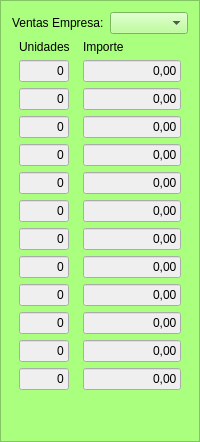
               <widget class="QFrame" name="frame_18">
                <property name="styleSheet">
                 <string notr="true">background-color: rgb(170, 255, 127);</string>
                </property>
                <property name="frameShape">
                 <enum>QFrame::StyledPanel</enum>
                </property>
                <property name="frameShadow">
                 <enum>QFrame::Raised</enum>
                </property>
                <layout class="QGridLayout" name="gridLayout_30">
                 <item row="0" column="0">
                  <widget class="QLabel" name="label_88">
                   <property name="styleSheet">
                    <string notr="true">color: rgb(0, 0, 0);</string>
                   </property>
                   <property name="text">
                    <string>Ventas Empresa:</string>
                   </property>
                  </widget>
                 </item>
                 <item row="1" column="0" rowspan="2" colspan="3">
                  <layout class="QGridLayout" name="gridLayout_31">
                   <item row="0" column="0">
                    <widget class="QLabel" name="label_89">
                     <property name="styleSheet">
                      <string notr="true">color: rgb(0, 0, 0);</string>
                     </property>
                     <property name="text">
                      <string>Unidades</string>
                     </property>
                    </widget>
                   </item>
                   <item row="0" column="1">
                    <widget class="QLabel" name="label_90">
                     <property name="styleSheet">
                      <string notr="true">color: rgb(0, 0, 0);</string>
                     </property>
                     <property name="text">
                      <string>Importe</string>
                     </property>
                    </widget>
                   </item>
                   <item row="1" column="0">
                    <widget class="QLineEdit" name="txtUnid_ventas_enero_3">
                     <property name="maximumSize">
                      <size>
                       <width>50</width>
                       <height>16777215</height>
                      </size>
                     </property>
                     <property name="styleSheet">
                      <string notr="true">color: rgb(0, 0, 0);
background-color: rgb(239, 239, 239);</string>
                     </property>
                     <property name="text">
                      <string>0</string>
                     </property>
                     <property name="alignment">
                      <set>Qt::AlignRight|Qt::AlignTrailing|Qt::AlignVCenter</set>
                     </property>
                    </widget>
                   </item>
                   <item row="1" column="1">
                    <widget class="QLineEdit" name="txtImporte_ventas_enero_3">
                     <property name="maximumSize">
                      <size>
                       <width>98</width>
                       <height>16777215</height>
                      </size>
                     </property>
                     <property name="styleSheet">
                      <string notr="true">color: rgb(0, 0, 0);
background-color: rgb(239, 239, 239);</string>
                     </property>
                     <property name="text">
                      <string>0,00</string>
                     </property>
                     <property name="alignment">
                      <set>Qt::AlignRight|Qt::AlignTrailing|Qt::AlignVCenter</set>
                     </property>
                    </widget>
                   </item>
                   <item row="2" column="0">
                    <widget class="QLineEdit" name="txtUnid_ventas_febrero_3">
                     <property name="maximumSize">
                      <size>
                       <width>50</width>
                       <height>16777215</height>
                      </size>
                     </property>
                     <property name="styleSheet">
                      <string notr="true">color: rgb(0, 0, 0);
background-color: rgb(239, 239, 239);</string>
                     </property>
                     <property name="text">
                      <string>0</string>
                     </property>
                     <property name="alignment">
                      <set>Qt::AlignRight|Qt::AlignTrailing|Qt::AlignVCenter</set>
                     </property>
                    </widget>
                   </item>
                   <item row="2" column="1">
                    <widget class="QLineEdit" name="txtImporte_ventas_febrero_3">
                     <property name="maximumSize">
                      <size>
                       <width>98</width>
                       <height>16777215</height>
                      </size>
                     </property>
                     <property name="styleSheet">
                      <string notr="true">color: rgb(0, 0, 0);
background-color: rgb(239, 239, 239);</string>
                     </property>
                     <property name="text">
                      <string>0,00</string>
                     </property>
                     <property name="alignment">
                      <set>Qt::AlignRight|Qt::AlignTrailing|Qt::AlignVCenter</set>
                     </property>
                    </widget>
                   </item>
                   <item row="3" column="0">
                    <widget class="QLineEdit" name="txtUnid_ventas_marzo_3">
                     <property name="maximumSize">
                      <size>
                       <width>50</width>
                       <height>16777215</height>
                      </size>
                     </property>
                     <property name="styleSheet">
                      <string notr="true">color: rgb(0, 0, 0);
background-color: rgb(239, 239, 239);</string>
                     </property>
                     <property name="text">
                      <string>0</string>
                     </property>
                     <property name="alignment">
                      <set>Qt::AlignRight|Qt::AlignTrailing|Qt::AlignVCenter</set>
                     </property>
                    </widget>
                   </item>
                   <item row="3" column="1">
                    <widget class="QLineEdit" name="txtImporte_ventas_marzo_3">
                     <property name="maximumSize">
                      <size>
                       <width>98</width>
                       <height>16777215</height>
                      </size>
                     </property>
                     <property name="styleSheet">
                      <string notr="true">color: rgb(0, 0, 0);
background-color: rgb(239, 239, 239);</string>
                     </property>
                     <property name="text">
                      <string>0,00</string>
                     </property>
                     <property name="alignment">
                      <set>Qt::AlignRight|Qt::AlignTrailing|Qt::AlignVCenter</set>
                     </property>
                    </widget>
                   </item>
                   <item row="4" column="0">
                    <widget class="QLineEdit" name="txtUnid_ventas_abril_3">
                     <property name="maximumSize">
                      <size>
                       <width>50</width>
                       <height>16777215</height>
                      </size>
                     </property>
                     <property name="styleSheet">
                      <string notr="true">color: rgb(0, 0, 0);
background-color: rgb(239, 239, 239);</string>
                     </property>
                     <property name="text">
                      <string>0</string>
                     </property>
                     <property name="alignment">
                      <set>Qt::AlignRight|Qt::AlignTrailing|Qt::AlignVCenter</set>
                     </property>
                    </widget>
                   </item>
                   <item row="4" column="1">
                    <widget class="QLineEdit" name="txtImporte_ventas_abril_3">
                     <property name="maximumSize">
                      <size>
                       <width>98</width>
                       <height>16777215</height>
                      </size>
                     </property>
                     <property name="styleSheet">
                      <string notr="true">color: rgb(0, 0, 0);
background-color: rgb(239, 239, 239);</string>
                     </property>
                     <property name="text">
                      <string>0,00</string>
                     </property>
                     <property name="alignment">
                      <set>Qt::AlignRight|Qt::AlignTrailing|Qt::AlignVCenter</set>
                     </property>
                    </widget>
                   </item>
                   <item row="5" column="0">
                    <widget class="QLineEdit" name="txtUnid_ventas_mayo_3">
                     <property name="maximumSize">
                      <size>
                       <width>50</width>
                       <height>16777215</height>
                      </size>
                     </property>
                     <property name="styleSheet">
                      <string notr="true">color: rgb(0, 0, 0);
background-color: rgb(239, 239, 239);</string>
                     </property>
                     <property name="text">
                      <string>0</string>
                     </property>
                     <property name="alignment">
                      <set>Qt::AlignRight|Qt::AlignTrailing|Qt::AlignVCenter</set>
                     </property>
                    </widget>
                   </item>
                   <item row="5" column="1">
                    <widget class="QLineEdit" name="txtImporte_ventas_mayo_3">
                     <property name="maximumSize">
                      <size>
                       <width>98</width>
                       <height>16777215</height>
                      </size>
                     </property>
                     <property name="styleSheet">
                      <string notr="true">color: rgb(0, 0, 0);
background-color: rgb(239, 239, 239);</string>
                     </property>
                     <property name="text">
                      <string>0,00</string>
                     </property>
                     <property name="alignment">
                      <set>Qt::AlignRight|Qt::AlignTrailing|Qt::AlignVCenter</set>
                     </property>
                    </widget>
                   </item>
                   <item row="6" column="0">
                    <widget class="QLineEdit" name="txtUnid_ventas_junio_3">
                     <property name="maximumSize">
                      <size>
                       <width>50</width>
                       <height>16777215</height>
                      </size>
                     </property>
                     <property name="styleSheet">
                      <string notr="true">color: rgb(0, 0, 0);
background-color: rgb(239, 239, 239);</string>
                     </property>
                     <property name="text">
                      <string>0</string>
                     </property>
                     <property name="alignment">
                      <set>Qt::AlignRight|Qt::AlignTrailing|Qt::AlignVCenter</set>
                     </property>
                    </widget>
                   </item>
                   <item row="6" column="1">
                    <widget class="QLineEdit" name="txtImporte_ventas_junio_3">
                     <property name="maximumSize">
                      <size>
                       <width>98</width>
                       <height>16777215</height>
                      </size>
                     </property>
                     <property name="styleSheet">
                      <string notr="true">color: rgb(0, 0, 0);
background-color: rgb(239, 239, 239);</string>
                     </property>
                     <property name="text">
                      <string>0,00</string>
                     </property>
                     <property name="alignment">
                      <set>Qt::AlignRight|Qt::AlignTrailing|Qt::AlignVCenter</set>
                     </property>
                    </widget>
                   </item>
                   <item row="7" column="0">
                    <widget class="QLineEdit" name="txtUnid_ventas_julio_3">
                     <property name="maximumSize">
                      <size>
                       <width>50</width>
                       <height>16777215</height>
                      </size>
                     </property>
                     <property name="styleSheet">
                      <string notr="true">color: rgb(0, 0, 0);
background-color: rgb(239, 239, 239);</string>
                     </property>
                     <property name="text">
                      <string>0</string>
                     </property>
                     <property name="alignment">
                      <set>Qt::AlignRight|Qt::AlignTrailing|Qt::AlignVCenter</set>
                     </property>
                    </widget>
                   </item>
                   <item row="7" column="1">
                    <widget class="QLineEdit" name="txtImporte_ventas_julio_3">
                     <property name="maximumSize">
                      <size>
                       <width>98</width>
                       <height>16777215</height>
                      </size>
                     </property>
                     <property name="styleSheet">
                      <string notr="true">color: rgb(0, 0, 0);
background-color: rgb(239, 239, 239);</string>
                     </property>
                     <property name="text">
                      <string>0,00</string>
                     </property>
                     <property name="alignment">
                      <set>Qt::AlignRight|Qt::AlignTrailing|Qt::AlignVCenter</set>
                     </property>
                    </widget>
                   </item>
                   <item row="8" column="0">
                    <widget class="QLineEdit" name="txtUnid_ventas_agosto_3">
                     <property name="maximumSize">
                      <size>
                       <width>50</width>
                       <height>16777215</height>
                      </size>
                     </property>
                     <property name="styleSheet">
                      <string notr="true">color: rgb(0, 0, 0);
background-color: rgb(239, 239, 239);</string>
                     </property>
                     <property name="text">
                      <string>0</string>
                     </property>
                     <property name="alignment">
                      <set>Qt::AlignRight|Qt::AlignTrailing|Qt::AlignVCenter</set>
                     </property>
                    </widget>
                   </item>
                   <item row="8" column="1">
                    <widget class="QLineEdit" name="txtImporte_ventas_agosto_3">
                     <property name="maximumSize">
                      <size>
                       <width>98</width>
                       <height>16777215</height>
                      </size>
                     </property>
                     <property name="styleSheet">
                      <string notr="true">color: rgb(0, 0, 0);
background-color: rgb(239, 239, 239);</string>
                     </property>
                     <property name="text">
                      <string>0,00</string>
                     </property>
                     <property name="alignment">
                      <set>Qt::AlignRight|Qt::AlignTrailing|Qt::AlignVCenter</set>
                     </property>
                    </widget>
                   </item>
                   <item row="9" column="0">
                    <widget class="QLineEdit" name="txtUnid_ventas_septiembre_3">
                     <property name="maximumSize">
                      <size>
                       <width>50</width>
                       <height>16777215</height>
                      </size>
                     </property>
                     <property name="styleSheet">
                      <string notr="true">color: rgb(0, 0, 0);
background-color: rgb(239, 239, 239);</string>
                     </property>
                     <property name="text">
                      <string>0</string>
                     </property>
                     <property name="alignment">
                      <set>Qt::AlignRight|Qt::AlignTrailing|Qt::AlignVCenter</set>
                     </property>
                    </widget>
                   </item>
                   <item row="9" column="1">
                    <widget class="QLineEdit" name="txtImporte_ventas_septiembre_3">
                     <property name="maximumSize">
                      <size>
                       <width>98</width>
                       <height>16777215</height>
                      </size>
                     </property>
                     <property name="styleSheet">
                      <string notr="true">color: rgb(0, 0, 0);
background-color: rgb(239, 239, 239);</string>
                     </property>
                     <property name="text">
                      <string>0,00</string>
                     </property>
                     <property name="alignment">
                      <set>Qt::AlignRight|Qt::AlignTrailing|Qt::AlignVCenter</set>
                     </property>
                    </widget>
                   </item>
                   <item row="10" column="0">
                    <widget class="QLineEdit" name="txtUnid_ventas_octubre_3">
                     <property name="maximumSize">
                      <size>
                       <width>50</width>
                       <height>16777215</height>
                      </size>
                     </property>
                     <property name="styleSheet">
                      <string notr="true">color: rgb(0, 0, 0);
background-color: rgb(239, 239, 239);</string>
                     </property>
                     <property name="text">
                      <string>0</string>
                     </property>
                     <property name="alignment">
                      <set>Qt::AlignRight|Qt::AlignTrailing|Qt::AlignVCenter</set>
                     </property>
                    </widget>
                   </item>
                   <item row="10" column="1">
                    <widget class="QLineEdit" name="txtImporte_ventas_octubre_3">
                     <property name="maximumSize">
                      <size>
                       <width>98</width>
                       <height>16777215</height>
                      </size>
                     </property>
                     <property name="styleSheet">
                      <string notr="true">color: rgb(0, 0, 0);
background-color: rgb(239, 239, 239);</string>
                     </property>
                     <property name="text">
                      <string>0,00</string>
                     </property>
                     <property name="alignment">
                      <set>Qt::AlignRight|Qt::AlignTrailing|Qt::AlignVCenter</set>
                     </property>
                    </widget>
                   </item>
                   <item row="11" column="0">
                    <widget class="QLineEdit" name="txtUnid_ventas_noviembre_3">
                     <property name="maximumSize">
                      <size>
                       <width>50</width>
                       <height>16777215</height>
                      </size>
                     </property>
                     <property name="styleSheet">
                      <string notr="true">color: rgb(0, 0, 0);
background-color: rgb(239, 239, 239);</string>
                     </property>
                     <property name="text">
                      <string>0</string>
                     </property>
                     <property name="alignment">
                      <set>Qt::AlignRight|Qt::AlignTrailing|Qt::AlignVCenter</set>
                     </property>
                    </widget>
                   </item>
                   <item row="11" column="1">
                    <widget class="QLineEdit" name="txtImporte_ventas_noviembre_3">
                     <property name="maximumSize">
                      <size>
                       <width>98</width>
                       <height>16777215</height>
                      </size>
                     </property>
                     <property name="styleSheet">
                      <string notr="true">color: rgb(0, 0, 0);
background-color: rgb(239, 239, 239);</string>
                     </property>
                     <property name="text">
                      <string>0,00</string>
                     </property>
                     <property name="alignment">
                      <set>Qt::AlignRight|Qt::AlignTrailing|Qt::AlignVCenter</set>
                     </property>
                    </widget>
                   </item>
                   <item row="12" column="0">
                    <widget class="QLineEdit" name="txtUnid_ventas_diciembre_3">
                     <property name="maximumSize">
                      <size>
                       <width>50</width>
                       <height>16777215</height>
                      </size>
                     </property>
                     <property name="styleSheet">
                      <string notr="true">color: rgb(0, 0, 0);
background-color: rgb(239, 239, 239);</string>
                     </property>
                     <property name="text">
                      <string>0</string>
                     </property>
                     <property name="alignment">
                      <set>Qt::AlignRight|Qt::AlignTrailing|Qt::AlignVCenter</set>
                     </property>
                    </widget>
                   </item>
                   <item row="12" column="1">
                    <widget class="QLineEdit" name="txtImporte_ventas_diciembre_3">
                     <property name="maximumSize">
                      <size>
                       <width>98</width>
                       <height>16777215</height>
                      </size>
                     </property>
                     <property name="styleSheet">
                      <string notr="true">color: rgb(0, 0, 0);
background-color: rgb(239, 239, 239);</string>
                     </property>
                     <property name="text">
                      <string>0,00</string>
                     </property>
                     <property name="alignment">
                      <set>Qt::AlignRight|Qt::AlignTrailing|Qt::AlignVCenter</set>
                     </property>
                    </widget>
                   </item>
                  </layout>
                 </item>
                 <item row="3" column="0">
                  <spacer name="verticalSpacer_6">
                   <property name="orientation">
                    <enum>Qt::Vertical</enum>
                   </property>
                   <property name="sizeHint" stdset="0">
                    <size>
                     <width>20</width>
                     <height>40</height>
                    </size>
                   </property>
                  </spacer>
                 </item>
                 <item row="0" column="1" colspan="2">
                  <widget class="QComboBox" name="cboEmpresa2"/>
                 </item>
                </layout>
               </widget>
